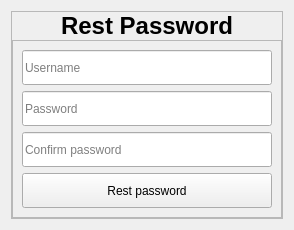
                <widget class="QWidget" name="Rest_pwd">
                 <layout class="QHBoxLayout" name="horizontalLayout_28">
                  <item alignment="Qt::AlignHCenter|Qt::AlignVCenter">
                   <widget class="QFrame" name="frame_21">
                    <property name="frameShape">
                     <enum>QFrame::StyledPanel</enum>
                    </property>
                    <property name="frameShadow">
                     <enum>QFrame::Raised</enum>
                    </property>
                    <layout class="QVBoxLayout" name="verticalLayout_40">
                     <property name="spacing">
                      <number>0</number>
                     </property>
                     <property name="leftMargin">
                      <number>0</number>
                     </property>
                     <property name="topMargin">
                      <number>0</number>
                     </property>
                     <property name="rightMargin">
                      <number>0</number>
                     </property>
                     <property name="bottomMargin">
                      <number>0</number>
                     </property>
                     <item>
                      <widget class="QLabel" name="label_14">
                       <property name="maximumSize">
                        <size>
                         <width>16777215</width>
                         <height>16777210</height>
                        </size>
                       </property>
                       <property name="text">
                        <string>&lt;html&gt;&lt;head/&gt;&lt;body&gt;&lt;p align=&quot;center&quot;&gt;&lt;span style=&quot; font-size:18pt; font-weight:600;&quot;&gt;Rest Password&lt;/span&gt;&lt;/p&gt;&lt;/body&gt;&lt;/html&gt;</string>
                       </property>
                      </widget>
                     </item>
                     <item alignment="Qt::AlignHCenter|Qt::AlignVCenter">
                      <widget class="QFrame" name="frame_22">
                       <property name="minimumSize">
                        <size>
                         <width>200</width>
                         <height>0</height>
                        </size>
                       </property>
                       <property name="frameShape">
                        <enum>QFrame::StyledPanel</enum>
                       </property>
                       <property name="frameShadow">
                        <enum>QFrame::Raised</enum>
                       </property>
                       <layout class="QVBoxLayout" name="verticalLayout_39">
                        <item>
                         <widget class="QLineEdit" name="usernameInput_3">
                          <property name="minimumSize">
                           <size>
                            <width>250</width>
                            <height>35</height>
                           </size>
                          </property>
                          <property name="maximumSize">
                           <size>
                            <width>250</width>
                            <height>35</height>
                           </size>
                          </property>
                          <property name="placeholderText">
                           <string>Username</string>
                          </property>
                         </widget>
                        </item>
                        <item>
                         <widget class="QLineEdit" name="passwordInput_3">
                          <property name="minimumSize">
                           <size>
                            <width>250</width>
                            <height>35</height>
                           </size>
                          </property>
                          <property name="maximumSize">
                           <size>
                            <width>250</width>
                            <height>35</height>
                           </size>
                          </property>
                          <property name="echoMode">
                           <enum>QLineEdit::Password</enum>
                          </property>
                          <property name="placeholderText">
                           <string>Password</string>
                          </property>
                         </widget>
                        </item>
                        <item>
                         <widget class="QLineEdit" name="confirmInput_2">
                          <property name="minimumSize">
                           <size>
                            <width>250</width>
                            <height>35</height>
                           </size>
                          </property>
                          <property name="maximumSize">
                           <size>
                            <width>250</width>
                            <height>35</height>
                           </size>
                          </property>
                          <property name="echoMode">
                           <enum>QLineEdit::Password</enum>
                          </property>
                          <property name="alignment">
                           <set>Qt::AlignLeading|Qt::AlignLeft|Qt::AlignVCenter</set>
                          </property>
                          <property name="placeholderText">
                           <string>Confirm password</string>
                          </property>
                         </widget>
                        </item>
                        <item alignment="Qt::AlignHCenter">
                         <widget class="QPushButton" name="restbtn">
                          <property name="minimumSize">
                           <size>
                            <width>250</width>
                            <height>35</height>
                           </size>
                          </property>
                          <property name="maximumSize">
                           <size>
                            <width>250</width>
                            <height>35</height>
                           </size>
                          </property>
                          <property name="cursor">
                           <cursorShape>PointingHandCursor</cursorShape>
                          </property>
                          <property name="text">
                           <string>Rest password</string>
                          </property>
                         </widget>
                        </item>
                       </layout>
                      </widget>
                     </item>
                    </layout>
                   </widget>
                  </item>
                 </layout>
                </widget>
